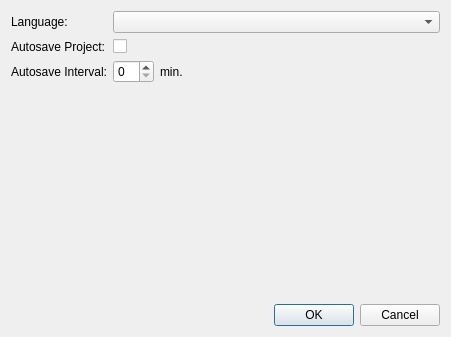
<?xml version="1.0" encoding="UTF-8"?>
<ui version="4.0">
 <class>ConfigDialog</class>
 <widget class="QDialog" name="ConfigDialog">
  <property name="geometry">
   <rect>
    <x>0</x>
    <y>0</y>
    <width>451</width>
    <height>337</height>
   </rect>
  </property>
  <property name="windowTitle">
   <string>Settings</string>
  </property>
  <layout class="QVBoxLayout" name="verticalLayout">
   <item>
    <layout class="QFormLayout" name="formLayout">
     <property name="fieldGrowthPolicy">
      <enum>QFormLayout::AllNonFixedFieldsGrow</enum>
     </property>
     <item row="1" column="0">
      <widget class="QLabel" name="autosaveProjectLabel">
       <property name="text">
        <string>Autosave Project:</string>
       </property>
      </widget>
     </item>
     <item row="1" column="1">
      <widget class="QCheckBox" name="autosaveProjectCheckBox"/>
     </item>
     <item row="2" column="0">
      <widget class="QLabel" name="autosaveIntervalLabel">
       <property name="text">
        <string>Autosave Interval:</string>
       </property>
      </widget>
     </item>
     <item row="2" column="1">
      <layout class="QHBoxLayout" name="horizontalLayout">
       <item>
        <widget class="QSpinBox" name="autosaveIntervalSpinBox"/>
       </item>
       <item>
        <widget class="QLabel" name="label">
         <property name="text">
          <string>min.</string>
         </property>
        </widget>
       </item>
       <item>
        <spacer name="horizontalSpacer">
         <property name="orientation">
          <enum>Qt::Horizontal</enum>
         </property>
         <property name="sizeHint" stdset="0">
          <size>
           <width>40</width>
           <height>20</height>
          </size>
         </property>
        </spacer>
       </item>
      </layout>
     </item>
     <item row="0" column="0">
      <widget class="QLabel" name="languageLabel">
       <property name="text">
        <string>Language:</string>
       </property>
      </widget>
     </item>
     <item row="0" column="1">
      <widget class="QComboBox" name="languageComboBox"/>
     </item>
    </layout>
   </item>
   <item>
    <widget class="QDialogButtonBox" name="buttonBox">
     <property name="orientation">
      <enum>Qt::Horizontal</enum>
     </property>
     <property name="standardButtons">
      <set>QDialogButtonBox::Cancel|QDialogButtonBox::Ok</set>
     </property>
    </widget>
   </item>
  </layout>
 </widget>
 <resources/>
 <connections>
  <connection>
   <sender>buttonBox</sender>
   <signal>accepted()</signal>
   <receiver>ConfigDialog</receiver>
   <slot>accept()</slot>
   <hints>
    <hint type="sourcelabel">
     <x>257</x>
     <y>327</y>
    </hint>
    <hint type="destinationlabel">
     <x>157</x>
     <y>274</y>
    </hint>
   </hints>
  </connection>
  <connection>
   <sender>buttonBox</sender>
   <signal>rejected()</signal>
   <receiver>ConfigDialog</receiver>
   <slot>reject()</slot>
   <hints>
    <hint type="sourcelabel">
     <x>325</x>
     <y>327</y>
    </hint>
    <hint type="destinationlabel">
     <x>286</x>
     <y>274</y>
    </hint>
   </hints>
  </connection>
 </connections>
</ui>
